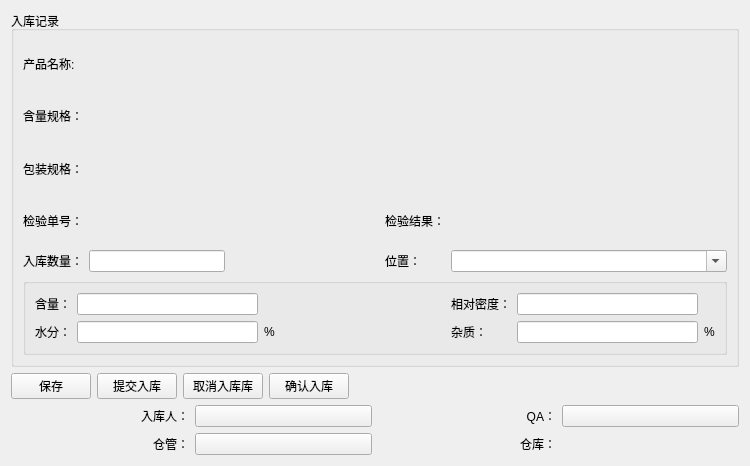
<?xml version="1.0" encoding="UTF-8"?>
<ui version="4.0">
 <class>Form</class>
 <widget class="QWidget" name="Form">
  <property name="geometry">
   <rect>
    <x>0</x>
    <y>0</y>
    <width>750</width>
    <height>466</height>
   </rect>
  </property>
  <property name="tabletTracking">
   <bool>false</bool>
  </property>
  <property name="windowTitle">
   <string>Form</string>
  </property>
  <layout class="QVBoxLayout" name="verticalLayout">
   <item>
    <widget class="QGroupBox" name="groupBox">
     <property name="title">
      <string>入库记录</string>
     </property>
     <layout class="QGridLayout" name="gridLayout">
      <item row="11" column="1">
       <layout class="QHBoxLayout" name="horizontalLayout">
        <item>
         <widget class="QLineEdit" name="lineEdit_amount">
          <property name="sizePolicy">
           <sizepolicy hsizetype="Preferred" vsizetype="Fixed">
            <horstretch>0</horstretch>
            <verstretch>0</verstretch>
           </sizepolicy>
          </property>
         </widget>
        </item>
        <item>
         <widget class="QLabel" name="label_unit">
          <property name="text">
           <string/>
          </property>
         </widget>
        </item>
       </layout>
      </item>
      <item row="1" column="1" colspan="4">
       <widget class="QLabel" name="label_spec">
        <property name="text">
         <string/>
        </property>
       </widget>
      </item>
      <item row="3" column="0">
       <widget class="QLabel" name="label_3">
        <property name="sizePolicy">
         <sizepolicy hsizetype="Fixed" vsizetype="Preferred">
          <horstretch>0</horstretch>
          <verstretch>0</verstretch>
         </sizepolicy>
        </property>
        <property name="text">
         <string>包装规格：</string>
        </property>
       </widget>
      </item>
      <item row="11" column="4">
       <widget class="QComboBox" name="comboBox_piposition">
        <property name="editable">
         <bool>true</bool>
        </property>
       </widget>
      </item>
      <item row="4" column="3">
       <widget class="QLabel" name="label_2">
        <property name="sizePolicy">
         <sizepolicy hsizetype="Fixed" vsizetype="Preferred">
          <horstretch>0</horstretch>
          <verstretch>0</verstretch>
         </sizepolicy>
        </property>
        <property name="text">
         <string>检验结果：</string>
        </property>
        <property name="alignment">
         <set>Qt::AlignRight|Qt::AlignTrailing|Qt::AlignVCenter</set>
        </property>
       </widget>
      </item>
      <item row="0" column="0">
       <widget class="QLabel" name="label">
        <property name="sizePolicy">
         <sizepolicy hsizetype="Fixed" vsizetype="Preferred">
          <horstretch>0</horstretch>
          <verstretch>0</verstretch>
         </sizepolicy>
        </property>
        <property name="text">
         <string>产品名称:</string>
        </property>
       </widget>
      </item>
      <item row="0" column="1" colspan="4">
       <widget class="QLabel" name="label_product">
        <property name="text">
         <string/>
        </property>
       </widget>
      </item>
      <item row="3" column="1" colspan="4">
       <widget class="QLabel" name="label_package">
        <property name="text">
         <string/>
        </property>
       </widget>
      </item>
      <item row="4" column="2">
       <widget class="QLabel" name="label_6">
        <property name="sizePolicy">
         <sizepolicy hsizetype="Fixed" vsizetype="Preferred">
          <horstretch>0</horstretch>
          <verstretch>0</verstretch>
         </sizepolicy>
        </property>
        <property name="text">
         <string/>
        </property>
       </widget>
      </item>
      <item row="11" column="0">
       <widget class="QLabel" name="label_18">
        <property name="sizePolicy">
         <sizepolicy hsizetype="Fixed" vsizetype="Preferred">
          <horstretch>0</horstretch>
          <verstretch>0</verstretch>
         </sizepolicy>
        </property>
        <property name="text">
         <string>入库数量：</string>
        </property>
       </widget>
      </item>
      <item row="1" column="0">
       <widget class="QLabel" name="label_16">
        <property name="sizePolicy">
         <sizepolicy hsizetype="Fixed" vsizetype="Preferred">
          <horstretch>0</horstretch>
          <verstretch>0</verstretch>
         </sizepolicy>
        </property>
        <property name="text">
         <string>含量规格：</string>
        </property>
       </widget>
      </item>
      <item row="4" column="0">
       <widget class="QLabel" name="label_22">
        <property name="sizePolicy">
         <sizepolicy hsizetype="Fixed" vsizetype="Preferred">
          <horstretch>0</horstretch>
          <verstretch>0</verstretch>
         </sizepolicy>
        </property>
        <property name="text">
         <string>检验单号：</string>
        </property>
       </widget>
      </item>
      <item row="11" column="3">
       <widget class="QLabel" name="label_19">
        <property name="sizePolicy">
         <sizepolicy hsizetype="Fixed" vsizetype="Preferred">
          <horstretch>0</horstretch>
          <verstretch>0</verstretch>
         </sizepolicy>
        </property>
        <property name="text">
         <string>位置：</string>
        </property>
        <property name="alignment">
         <set>Qt::AlignRight|Qt::AlignTrailing|Qt::AlignVCenter</set>
        </property>
       </widget>
      </item>
      <item row="4" column="4">
       <widget class="QLabel" name="label_checkstatus">
        <property name="text">
         <string/>
        </property>
       </widget>
      </item>
      <item row="4" column="1">
       <widget class="QLabel" name="label_reportpaperno">
        <property name="text">
         <string/>
        </property>
       </widget>
      </item>
      <item row="12" column="0" colspan="5">
       <widget class="QGroupBox" name="groupBox_2">
        <property name="title">
         <string/>
        </property>
        <layout class="QGridLayout" name="gridLayout_3">
         <item row="0" column="1">
          <widget class="QLineEdit" name="lineEdit_content"/>
         </item>
         <item row="0" column="0">
          <widget class="QLabel" name="label_5">
           <property name="text">
            <string>含量：</string>
           </property>
          </widget>
         </item>
         <item row="1" column="3">
          <widget class="QLabel" name="label_9">
           <property name="text">
            <string>杂质：</string>
           </property>
          </widget>
         </item>
         <item row="1" column="2">
          <widget class="QLabel" name="label_waterunit">
           <property name="text">
            <string>%</string>
           </property>
          </widget>
         </item>
         <item row="0" column="2">
          <widget class="QLabel" name="label_contentunit">
           <property name="sizePolicy">
            <sizepolicy hsizetype="Expanding" vsizetype="Preferred">
             <horstretch>0</horstretch>
             <verstretch>0</verstretch>
            </sizepolicy>
           </property>
           <property name="text">
            <string/>
           </property>
          </widget>
         </item>
         <item row="1" column="0">
          <widget class="QLabel" name="label_7">
           <property name="text">
            <string>水分：</string>
           </property>
          </widget>
         </item>
         <item row="1" column="5">
          <widget class="QLabel" name="label_impurityunit">
           <property name="text">
            <string>%</string>
           </property>
          </widget>
         </item>
         <item row="1" column="1">
          <widget class="QLineEdit" name="lineEdit_water"/>
         </item>
         <item row="0" column="3">
          <widget class="QLabel" name="label_8">
           <property name="text">
            <string>相对密度：</string>
           </property>
          </widget>
         </item>
         <item row="0" column="5">
          <widget class="QLabel" name="label_rdensityunit">
           <property name="text">
            <string/>
           </property>
          </widget>
         </item>
         <item row="0" column="4">
          <widget class="QLineEdit" name="lineEdit_rdensity"/>
         </item>
         <item row="1" column="4">
          <widget class="QLineEdit" name="lineEdit_impurity"/>
         </item>
        </layout>
       </widget>
      </item>
     </layout>
    </widget>
   </item>
   <item>
    <layout class="QHBoxLayout" name="horizontalLayout_3">
     <item>
      <widget class="QPushButton" name="pushButton_save">
       <property name="text">
        <string>保存</string>
       </property>
      </widget>
     </item>
     <item>
      <widget class="QPushButton" name="pushButton_accept">
       <property name="text">
        <string>提交入库</string>
       </property>
      </widget>
     </item>
     <item>
      <widget class="QPushButton" name="pushButton_cancel">
       <property name="text">
        <string>取消入库库</string>
       </property>
      </widget>
     </item>
     <item>
      <widget class="QPushButton" name="pushButton_pi">
       <property name="text">
        <string>确认入库</string>
       </property>
      </widget>
     </item>
     <item>
      <spacer name="horizontalSpacer">
       <property name="orientation">
        <enum>Qt::Horizontal</enum>
       </property>
       <property name="sizeHint" stdset="0">
        <size>
         <width>40</width>
         <height>20</height>
        </size>
       </property>
      </spacer>
     </item>
    </layout>
   </item>
   <item>
    <layout class="QGridLayout" name="gridLayout_2">
     <item row="0" column="1">
      <widget class="SignButton" name="pushButton_applyer">
       <property name="text">
        <string/>
       </property>
      </widget>
     </item>
     <item row="0" column="0">
      <widget class="QLabel" name="label_31">
       <property name="sizePolicy">
        <sizepolicy hsizetype="Preferred" vsizetype="Fixed">
         <horstretch>0</horstretch>
         <verstretch>0</verstretch>
        </sizepolicy>
       </property>
       <property name="text">
        <string>入库人：</string>
       </property>
       <property name="alignment">
        <set>Qt::AlignRight|Qt::AlignTrailing|Qt::AlignVCenter</set>
       </property>
      </widget>
     </item>
     <item row="0" column="5">
      <widget class="SignButton" name="pushButton_qa">
       <property name="text">
        <string/>
       </property>
      </widget>
     </item>
     <item row="0" column="4">
      <widget class="QLabel" name="label_32">
       <property name="sizePolicy">
        <sizepolicy hsizetype="Preferred" vsizetype="Fixed">
         <horstretch>0</horstretch>
         <verstretch>0</verstretch>
        </sizepolicy>
       </property>
       <property name="text">
        <string>QA：</string>
       </property>
       <property name="alignment">
        <set>Qt::AlignRight|Qt::AlignTrailing|Qt::AlignVCenter</set>
       </property>
      </widget>
     </item>
     <item row="1" column="0">
      <widget class="QLabel" name="label_4">
       <property name="sizePolicy">
        <sizepolicy hsizetype="Preferred" vsizetype="Fixed">
         <horstretch>0</horstretch>
         <verstretch>0</verstretch>
        </sizepolicy>
       </property>
       <property name="text">
        <string>仓管：</string>
       </property>
       <property name="alignment">
        <set>Qt::AlignRight|Qt::AlignTrailing|Qt::AlignVCenter</set>
       </property>
      </widget>
     </item>
     <item row="1" column="1">
      <widget class="SignButton" name="pushButton_piwsman">
       <property name="text">
        <string/>
       </property>
      </widget>
     </item>
     <item row="1" column="4">
      <widget class="QLabel" name="label_10">
       <property name="sizePolicy">
        <sizepolicy hsizetype="Preferred" vsizetype="Fixed">
         <horstretch>0</horstretch>
         <verstretch>0</verstretch>
        </sizepolicy>
       </property>
       <property name="text">
        <string>仓库：</string>
       </property>
       <property name="alignment">
        <set>Qt::AlignRight|Qt::AlignTrailing|Qt::AlignVCenter</set>
       </property>
      </widget>
     </item>
     <item row="1" column="5">
      <widget class="QLabel" name="label_warehouse">
       <property name="sizePolicy">
        <sizepolicy hsizetype="Preferred" vsizetype="Fixed">
         <horstretch>0</horstretch>
         <verstretch>0</verstretch>
        </sizepolicy>
       </property>
       <property name="text">
        <string/>
       </property>
      </widget>
     </item>
    </layout>
   </item>
  </layout>
 </widget>
 <customwidgets>
  <customwidget>
   <class>SignButton</class>
   <extends>QPushButton</extends>
   <header>lib.sign.signbutton.h</header>
  </customwidget>
 </customwidgets>
 <tabstops>
  <tabstop>lineEdit_amount</tabstop>
  <tabstop>pushButton_accept</tabstop>
  <tabstop>pushButton_cancel</tabstop>
  <tabstop>pushButton_applyer</tabstop>
  <tabstop>pushButton_qa</tabstop>
 </tabstops>
 <resources/>
 <connections/>
</ui>
